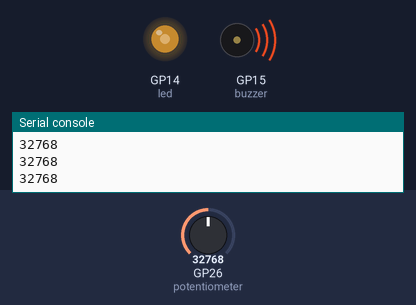
Recording of a program running on a simulated Raspberry Pi Pico running MicroPython. On the bench: output pins drawn as LEDs (lit = HIGH), buzzer (waves = sounding), the last lines printed to the serial console. The inputs (shaded band) are chosen by the test bench; at power-on: GP26 (potentiometer) = 32768 (analog values on the 0–65535 scale).

Above: at 1.2 s.
1.3 s: GP26 (potentiometer) set to 45874
At 1.9 s:
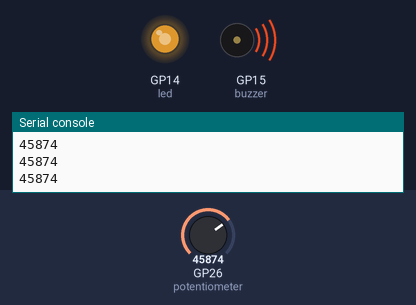
2.8 s: GP26 (potentiometer) set to 54655
At 3.1 s:
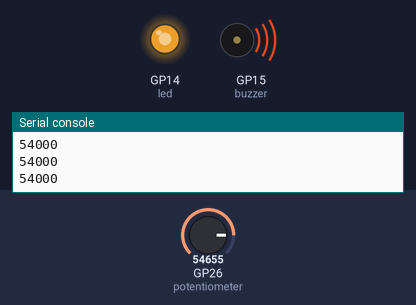
4.3 s: GP26 (potentiometer) set to 7864
At 5.2 s:
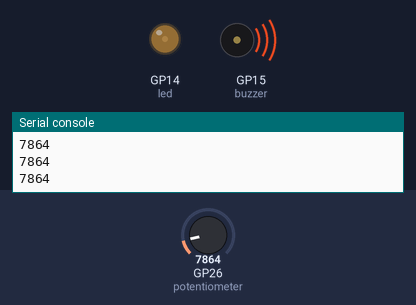
5.8 s: GP26 (potentiometer) set to 2345
At 6.3 s:
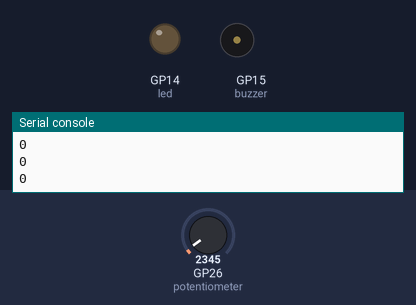
7.3 s: GP26 (potentiometer) set to 57670
At 7.7 s:
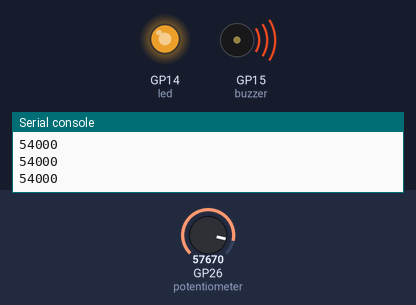
8.8 s: GP26 (potentiometer) set to 0
At 10.1 s:
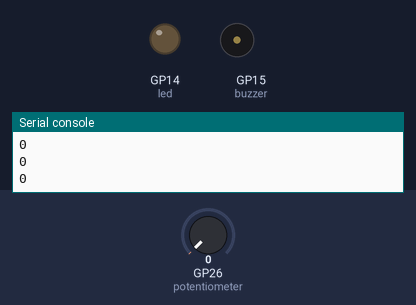
Timing chart, 0 to 11.3 s (numbered marks = the images above; inputs shaded):
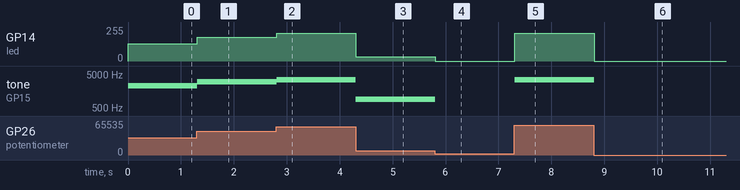

The program:

main.py
```python
# This programs allows an analog potentiometer to control the frequencies of an LED and a buzzer with
# with a max and min pot value, since the pot value does not go below 128 and the buzzer does not have
# a freq value more than 54000

import machine
import utime

# Define analog input pin for the potentiometer (GP26)
potentiometer = machine.ADC(26)

# Set up LED and Buzzer as PWM outputs
led = machine.PWM(machine.Pin(14))
led.freq(1000)  # LED frequency set to 1 kHz

buzzer = machine.PWM(machine.Pin(15))

# Function to map potentiometer value to frequency
def buzzer_freq(pot_value):
    min_freq = 500
    max_freq = 4000
    freq = min_freq + (pot_value * (max_freq - min_freq)) // 65535
    return freq

# Function to read and limit potentiometer value
def get_pot_value():
    pot_value = potentiometer.read_u16()
    if pot_value < 3000:
        pot_value = 0
    elif pot_value > 54000:
        pot_value = 54000  # Limit to 54000
    return pot_value

while True:
    pot_value = get_pot_value()  # Read potentiometer value inside the loop
    print(pot_value)

    # Set LED brightness and buzzer frequency based on potentiometer value
    freq = buzzer_freq(pot_value)
    led.duty_u16(pot_value)
    buzzer.freq(freq)
    buzzer.duty_u16(pot_value)  # Set duty cycle to potentiometer value for volume control

    utime.sleep(0.01)  # Small delay to avoid overloading the CPU
```

Measured:
- after the input at 1.3 s, GP14 (led): 128/255 → 178/255 at once; tone on GP15 (buzzer): 2250 Hz → 2949 Hz at once
- after the input at 2.8 s, GP14 (led): 178/255 → 210/255 at once; tone on GP15 (buzzer): 2949 Hz → 3383 Hz at once
- after the input at 4.3 s, GP14 (led): 210/255 → 31/255 at once; tone on GP15 (buzzer): 3383 Hz → 919 Hz at once
- after the input at 5.8 s, GP14 (led): 31/255 → 0/255 at once; tone on GP15 (buzzer): 919 Hz → silent at once
- after the input at 7.3 s, GP14 (led): 0/255 → 210/255 at once; tone on GP15 (buzzer): silent → 3383 Hz at once
- after the input at 8.8 s, GP14 (led): 210/255 → 0/255 at once; tone on GP15 (buzzer): 3383 Hz → silent at once
